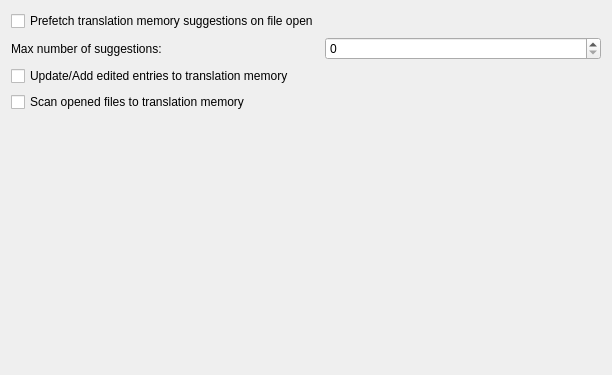
<ui version="4.0" >
 <class>prefs_misc</class>
 <widget class="QWidget" name="prefs_misc" >
  <property name="geometry" >
   <rect>
    <x>0</x>
    <y>0</y>
    <width>612</width>
    <height>375</height>
   </rect>
  </property>
  <layout class="QGridLayout" >
   <property name="leftMargin" >
    <number>11</number>
   </property>
   <property name="topMargin" >
    <number>11</number>
   </property>
   <property name="rightMargin" >
    <number>11</number>
   </property>
   <property name="bottomMargin" >
    <number>11</number>
   </property>
   <property name="horizontalSpacing" >
    <number>6</number>
   </property>
   <property name="verticalSpacing" >
    <number>6</number>
   </property>
   <item row="7" column="0" colspan="2" >
    <spacer>
     <property name="orientation" >
      <enum>Qt::Vertical</enum>
     </property>
     <property name="sizeHint" >
      <size>
       <width>20</width>
       <height>40</height>
      </size>
     </property>
    </spacer>
   </item>
   <item row="0" column="0" >
    <widget class="QCheckBox" name="kcfg_PrefetchTM" >
     <property name="toolTip" >
      <string>If checked, get translation memory suggestions </string>
     </property>
     <property name="whatsThis" >
      <string>If this is checked, the program will fetch translation memories as soon as you open a file.</string>
     </property>
     <property name="text" >
      <string>Prefetch translation memory suggestions on file open</string>
     </property>
    </widget>
   </item>
   <item row="1" column="0" >
    <widget class="QLabel" name="label" >
     <property name="text" >
      <string>Max number of suggestions:</string>
     </property>
    </widget>
   </item>
   <item row="1" column="1" >
    <widget class="QSpinBox" name="kcfg_SuggCount" >
     <property name="toolTip" >
      <string>Set the maximum number of suggestions</string>
     </property>
     <property name="whatsThis" >
      <string>You can change the maximum number of suggestions, default is 10.</string>
     </property>
    </widget>
   </item>
   <item row="2" column="0" >
    <widget class="QCheckBox" name="kcfg_AutoaddTM" >
     <property name="text" >
      <string>Update/Add edited entries to translation memory</string>
     </property>
    </widget>
   </item>
   <item row="3" column="0" >
    <widget class="QCheckBox" name="kcfg_ScanToTMOnOpen" >
     <property name="text" >
      <string>Scan opened files to translation memory</string>
     </property>
    </widget>
   </item>
  </layout>
 </widget>
 <layoutdefault spacing="6" margin="11" />
 <resources/>
 <connections/>
</ui>
